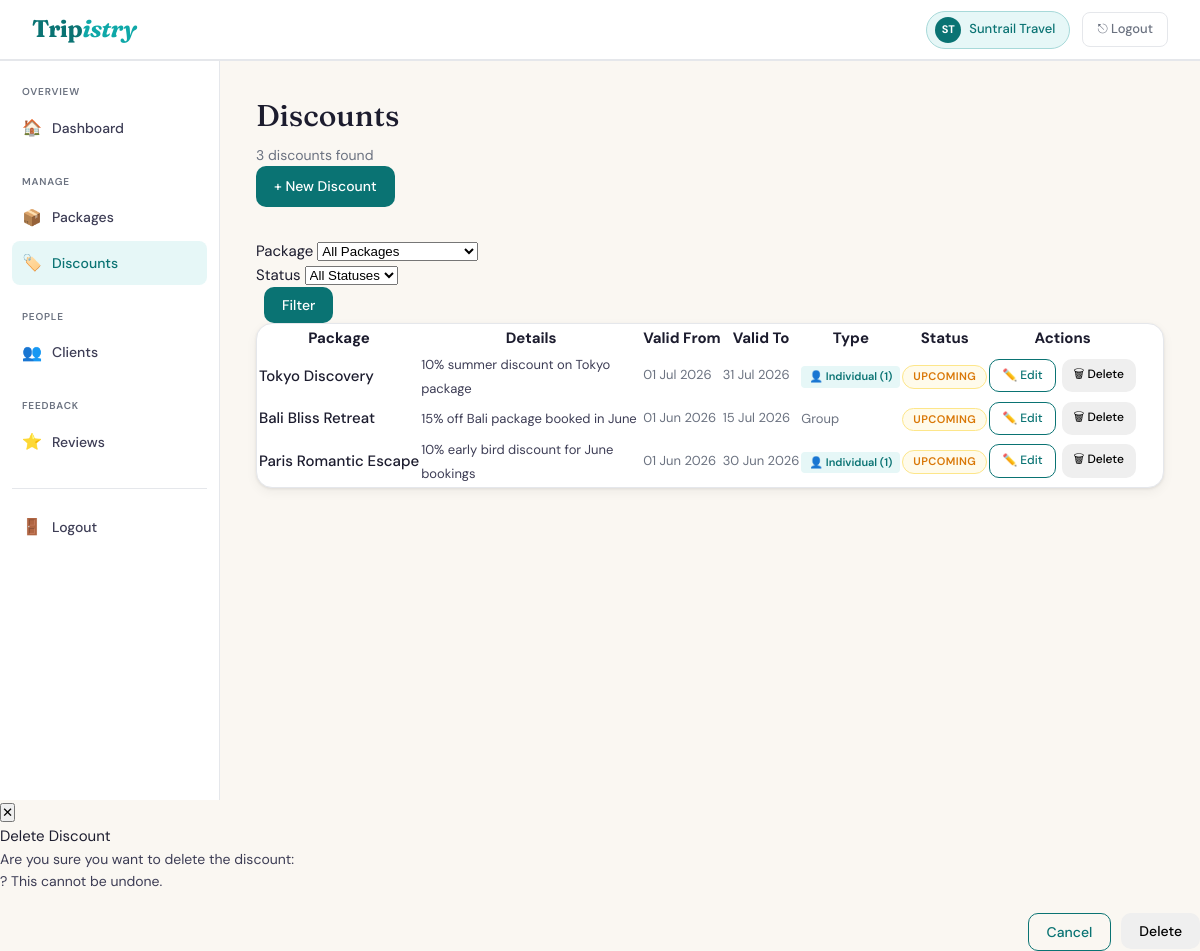
/Agency/discounts.php (signed in), run on the app's committed database.
### tables this page shows
CREATE TABLE IF NOT EXISTS `agencies` (
  `AgentID` int(11) NOT NULL AUTO_INCREMENT,
  `UserID` int(11) NOT NULL,
  `Name` varchar(100) NOT NULL,
  PRIMARY KEY (`AgentID`),
  UNIQUE KEY `UserID` (`UserID`),
  CONSTRAINT `fk_ag_user` FOREIGN KEY (`UserID`) REFERENCES `users` (`UserID`) ON DELETE CASCADE ON UPDATE CASCADE
);

CREATE TABLE IF NOT EXISTS `discounts` (
  `DiscountID` int(11) NOT NULL AUTO_INCREMENT,
  `PackID` int(11) NOT NULL,
  `From` date NOT NULL,
  `To` date NOT NULL,
  `Details` varchar(255) NOT NULL,
  PRIMARY KEY (`DiscountID`),
  KEY `fk_disc_pack` (`PackID`),
  CONSTRAINT `fk_disc_pack` FOREIGN KEY (`PackID`) REFERENCES `packages` (`PackID`) ON DELETE CASCADE ON UPDATE CASCADE,
  CONSTRAINT `chk_discount_dates` CHECK (`To` > `From`)
);

CREATE TABLE IF NOT EXISTS `packinfo` (
  `InfoID` int(11) NOT NULL AUTO_INCREMENT,
  `PackID` int(11) NOT NULL,
  `Name` varchar(150) NOT NULL,
  `Destination` varchar(150) NOT NULL,
  `Duration` int(11) NOT NULL,
  `Class` varchar(20) NOT NULL DEFAULT 'Standard' CHECK (`Class` in ('Standard','Premium','Luxury')),
  PRIMARY KEY (`InfoID`),
  UNIQUE KEY `PackID` (`PackID`),
  CONSTRAINT `fk_pi_pack` FOREIGN KEY (`PackID`) REFERENCES `packages` (`PackID`) ON DELETE CASCADE ON UPDATE CASCADE
);

CREATE TABLE IF NOT EXISTS `individual_discount` (
  `DiscountID` int(11) NOT NULL,
  `Limit` int(11) NOT NULL DEFAULT 1,
  PRIMARY KEY (`DiscountID`),
  CONSTRAINT `fk_ind_disc` FOREIGN KEY (`DiscountID`) REFERENCES `discounts` (`DiscountID`) ON DELETE CASCADE ON UPDATE CASCADE
);

### Agency/discounts.php (the view, shortened to what this page needs)
<?php
$pdo = getDB();
$agentID    = (int) $_SESSION['sub_id'];
$stmtName = $pdo->prepare("SELECT Name FROM agencies WHERE AgentID = ?");
$stmtName->execute([$agentID]);
$agencyName = htmlspecialchars($stmtName->fetchColumn() ?: 'Your Agency');
$words      = explode(' ', $agencyName);
$initials   = strtoupper(substr($words[0], 0, 1) . (isset($words[1]) ? substr($words[1], 0, 1) : ''));
$where  = ['p.AgentID = ?'];
$params = [$agentID];
$sql = "
    SELECT
        d.DiscountID,
        d.PackID,
        d.From,
        d.To,
        d.Details,
        pi.Name        AS PackageName,
        ind.Limit      AS IndLimit
    FROM discounts d
    JOIN packages  p   ON p.PackID   = d.PackID
    JOIN packinfo  pi  ON pi.PackID  = d.PackID
    LEFT JOIN individual_discount ind ON ind.DiscountID = d.DiscountID
    WHERE " . implode(' AND ', $where) . "
    ORDER BY d.From DESC
";
$stmt = $pdo->prepare($sql);
$stmt->execute($params);
$discounts = $stmt->fetchAll(PDO::FETCH_ASSOC);
$stmtPacks = $pdo->prepare("
    SELECT p.PackID, pi.Name
    FROM packages p
    JOIN packinfo pi ON pi.PackID = p.PackID
    WHERE p.AgentID = ?
    ORDER BY pi.Name ASC
");
$stmtPacks->execute([$agentID]);
$agentPackages = $stmtPacks->fetchAll(PDO::FETCH_ASSOC);
function discountStatus(string $from, string $to): array {
    $today = date('Y-m-d');
    if ($from > $today) return ['Upcoming', 'status-upcoming'];
    return ['Active', 'status-active'];
}
?>
<!DOCTYPE html>
<html lang="en">
<head>
  <link rel="stylesheet" href="css/agency.css">
</head>
<body>
<nav class="navbar">
  <a href="agency_dashboard.php" class="nav-logo">Trip<em>istry</em></a>
  <div class="nav-right">
    <div class="nav-agency-badge">
      <div class="avatar"><?= $initials ?></div>
      <?= $agencyName ?>
    </div>
    <a href="../logout.php" class="btn-logout">⎋ Logout</a>
  </div>
</nav>
<div class="dashboard-layout">
  <aside class="sidebar">
    <div class="sidebar-section">
      <span class="sidebar-label">Overview</span>
      <a href="agency_dashboard.php"><span class="icon">🏠</span> Dashboard</a>
    </div>
    <div class="sidebar-section">
      <span class="sidebar-label">Manage</span>
      <a href="packages.php"><span class="icon">📦</span> Packages</a>
      <a href="discounts.php" class="active"><span class="icon">🏷️</span> Discounts</a>
    </div>
    <div class="sidebar-section">
      <span class="sidebar-label">People</span>
      <a href="clients.php"><span class="icon">👥</span> Clients</a>
    </div>
    <div class="sidebar-section">
      <span class="sidebar-label">Feedback</span>
      <a href="reviews.php"><span class="icon">⭐</span> Reviews</a>
    </div>
    <hr class="sidebar-divider">
    <a href="../logout.php"><span class="icon">🚪</span> Logout</a>
  </aside>
  <main class="main-content">
    <div class="page-header flex-between">
      <div>
        <h1>Discounts</h1>
        <p><?= count($discounts) ?> discount<?= count($discounts) !== 1 ? 's' : '' ?> found</p>
      </div>
      <?php if (!empty($agentPackages)): ?>
        <a href="discount_form.php" class="btn btn-primary">+ New Discount</a>
      <?php else: ?>
        <span class="text-muted text-sm" style="font-style:italic;">
          Create a package first to add discounts
        </span>
      <?php endif; ?>
    </div>
    <form method="GET" action="discounts.php">
      <div class="filter-bar">
        <div class="form-group">
          <label>Package</label>
          <select name="package" class="form-control">
            <option value="">All Packages</option>
          </select>
        </div>
        <div class="form-group">
          <label>Status</label>
          <select name="status" class="form-control">
            <option value="">All Statuses</option>
          </select>
        </div>
        <div class="form-group" style="flex:0">
          <label>&nbsp;</label>
          <button type="submit" class="btn btn-primary">Filter</button>
        </div>
      </div>
    </form>
    <div class="card">
      <?php if (empty($discounts)): ?>
        <div class="empty-state">
          <div class="empty-icon">🏷️</div>
          <p>No discounts found.<br>
            <?php if (!empty($agentPackages)): ?>
              <a href="discount_form.php">Create your first discount</a>
            <?php else: ?>
              <a href="package_form.php">Create a package first</a>
            <?php endif; ?>
          </p>
        </div>
      <?php else: ?>
        <table class="table">
          <thead>
            <tr>
              <th>Package</th>
              <th>Details</th>
              <th>Valid From</th>
              <th>Valid To</th>
              <th>Type</th>
              <th>Status</th>
              <th>Actions</th>
            </tr>
          </thead>
          <tbody>
            <?php foreach ($discounts as $disc):
              [$statusLabel, $statusClass] = discountStatus($disc['From'], $disc['To']);
            ?>
              <tr>
                <td>
                  <span style="font-weight:500;">
                    <?= htmlspecialchars($disc['PackageName']) ?>
                  </span>
                </td>
                <td style="max-width:220px;">
                  <span class="text-sm" style="color:var(--ink-2);">
                    <?= htmlspecialchars($disc['Details']) ?>
                  </span>
                </td>
                <td class="text-sm text-muted">
                  <?= date('d M Y', strtotime($disc['From'])) ?>
                </td>
                <td class="text-sm text-muted">
                  <?= date('d M Y', strtotime($disc['To'])) ?>
                </td>
                <td>
                  <?php if ($disc['IndLimit'] !== null): ?>
                    <span class="ind-badge">👤 Individual (<?= $disc['IndLimit'] ?>)</span>
                  <?php else: ?>
                    <span class="text-sm text-muted">Group</span>
                  <?php endif; ?>
                </td>
                <td>
                  <span class="status-pill <?= $statusClass ?>">
                    <?= $statusLabel ?>
                  </span>
                </td>
                <td>
                  <div style="display:flex;gap:6px;">
                    <a href="discount_form.php?id=<?= $disc['DiscountID'] ?>"
                       class="btn btn-outline btn-sm">✏️ Edit</a>
                    <button
                      class="btn btn-danger btn-sm"
                      onclick="confirmDelete(<?= $disc['DiscountID'] ?>, '<?= htmlspecialchars(addslashes($disc['Details'])) ?>')"
                    >🗑 Delete</button>
                  </div>
                </td>
              </tr>
            <?php endforeach; ?>
          </tbody>
        </table>
      <?php endif; ?>
    </div>
  </main>
</div>
<div class="modal-overlay" id="deleteModal">
  <div class="modal">
    <button class="modal-close" onclick="closeModal()">✕</button>
    <div class="modal-title">Delete Discount</div>
    <p style="color:var(--ink-2);font-size:14px;margin-bottom:20px;">
      Are you sure you want to delete the discount:<br>
      <strong id="deleteName"></strong>?
      This cannot be undone.
    </p>
    <div style="display:flex;gap:10px;justify-content:flex-end;">
      <button class="btn btn-outline" onclick="closeModal()">Cancel</button>
      <form id="deleteForm" method="POST" action="discount_delete.php">
        <button type="submit" class="btn btn-danger">Delete</button>
      </form>
    </div>
  </div>
</div>
</body>
</html>

### Agency/css/agency.css (style rules this page uses)
:root { --teal: #0a7373; --teal-d: #065858; --teal-l: #0fa8a8; --teal-pale: #e6f7f7; --sand: #faf7f2; --ink: #1c1c2e; --ink-2: #3d3d55; --muted: #6b7280; --border: #e5e7eb; --white: #ffffff; --red: #dc2626; --green: #16a34a; --gold: #d97706; --purple: #9333ea; --radius: 10px; --radius-lg: 16px; --shadow: 0 1px 3px rgba(0,0,0,.08), 0 4px 12px rgba(0,0,0,.05); --shadow-md: 0 4px 16px rgba(0,0,0,.10); }
*, *::before, *::after { box-sizing: border-box; margin: 0; padding: 0; }
body { font-family: 'DM Sans', sans-serif; background: var(--sand); color: var(--ink); font-size: 15px; line-height: 1.6; min-height: 100vh; }
a { color: var(--teal); text-decoration: none; }
.navbar { background: var(--white); border-bottom: 1px solid var(--border); display: flex; align-items: center; justify-content: space-between; padding: 0 32px; height: 60px; position: sticky; top: 0; z-index: 100; box-shadow: 0 1px 0 var(--border); }
.nav-logo { font-family: 'Fraunces', serif; font-size: 24px; font-weight: 700; color: var(--teal); letter-spacing: -0.5px; }
.nav-logo em { font-style: italic; color: var(--teal-l); }
.nav-right { display: flex; align-items: center; gap: 12px; }
.nav-agency-badge { display: flex; align-items: center; gap: 8px; background: var(--teal-pale); border: 1px solid #a7d9d9; border-radius: 99px; padding: 5px 14px 5px 8px; font-size: 13px; font-weight: 500; color: var(--teal); }
.nav-agency-badge .avatar { width: 26px; height: 26px; border-radius: 50%; background: var(--teal); color: #fff; display: flex; align-items: center; justify-content: center; font-size: 11px; font-weight: 700; }
.btn-logout { padding: 6px 14px; border-radius: 8px; font-size: 13px; font-weight: 500; color: var(--muted); border: 1px solid var(--border); background: transparent; cursor: pointer; font-family: 'DM Sans', sans-serif; transition: all .15s; text-decoration: none; display: inline-flex; align-items: center; gap: 5px; }
.dashboard-layout { display: grid; grid-template-columns: 220px 1fr; gap: 0; min-height: calc(100vh - 60px); }
.sidebar { background: var(--white); border-right: 1px solid var(--border); padding: 24px 12px; position: sticky; top: 60px; height: calc(100vh - 60px); overflow-y: auto; }
.sidebar-section { margin-bottom: 24px; }
.sidebar-label { font-size: 10px; font-weight: 600; text-transform: uppercase; letter-spacing: .8px; color: var(--muted); padding: 0 10px; margin-bottom: 6px; display: block; }
.sidebar a { display: flex; align-items: center; gap: 10px; padding: 9px 10px; border-radius: 8px; font-size: 14px; font-weight: 500; color: var(--ink-2); transition: background .15s, color .15s; margin-bottom: 2px; }
.sidebar a .icon { font-size: 16px; width: 20px; text-align: center; }
.sidebar a:hover, .sidebar a.active { background: var(--teal-pale); color: var(--teal); }
.sidebar-divider { border: none; border-top: 1px solid var(--border); margin: 16px 0; }
.main-content { padding: 32px 36px 64px; overflow-x: hidden; }
.page-header { margin-bottom: 32px; }
.page-header h1 { font-family: 'Fraunces', serif; font-size: 30px; font-weight: 500; color: var(--ink); }
.page-header p { color: var(--muted); margin-top: 4px; font-size: 14px; }
.card { background: var(--white); border: 1px solid var(--border); border-radius: var(--radius-lg); box-shadow: var(--shadow); overflow: hidden; }
.btn { display: inline-flex; align-items: center; gap: 6px; padding: 9px 18px; border-radius: var(--radius); font-size: 14px; font-weight: 500; font-family: 'DM Sans', sans-serif; cursor: pointer; border: none; transition: all .15s; text-decoration: none; }
.btn-primary { background: var(--teal); color: #fff; }
.btn-outline { background: transparent; color: var(--teal); border: 1.5px solid var(--teal); }
.btn-sm { padding: 6px 12px; font-size: 12px; }
.text-muted { color: var(--muted); }
.text-sm { font-size: 13px; }

### Agency/discounts.php (style rules this page uses)
.status-upcoming { background:#fffbeb; color:var(--gold); border:1px solid #fde68a; }
.status-pill { display: inline-block; font-size: 11px; font-weight: 600; padding: 2px 10px; border-radius: 99px; text-transform: uppercase; letter-spacing: .4px; }
.ind-badge { display:inline-flex; align-items:center; gap:4px; font-size:11px; font-weight:600; background:var(--teal-pale); color:var(--teal); border-radius:4px; padding:2px 8px; }

### data on the page
agencies: Name "ST", Name "Suntrail Travel"
discounts: packinfo.Name "Tokyo Discovery", Details "10% summer discount on Tokyo package", From "01 Jul 2026", To "31 Jul 2026", individual_discount.Limit "1", statusLabel "UPCOMING"
discounts: packinfo.Name "Bali Bliss Retreat", Details "15% off Bali package booked in June", From "01 Jun 2026", To "15 Jul 2026", shows "Group", statusLabel "UPCOMING"
discounts: packinfo.Name "Paris Romantic Escape", Details "10% early bird discount for June bookings", From "01 Jun 2026", To "30 Jun 2026", individual_discount.Limit "1", statusLabel "UPCOMING"

### other printed values
count($discounts) "3"
